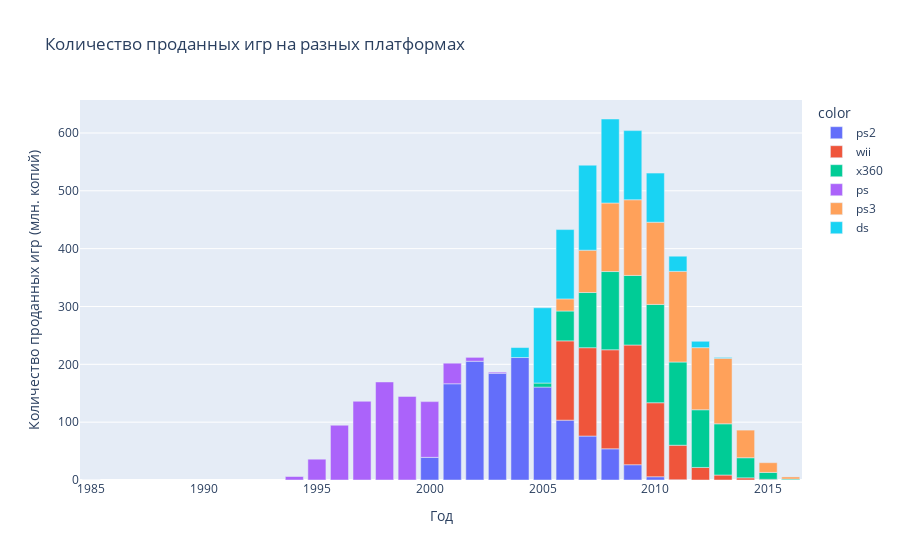

Notebook code for this chart:
### Markdown cell above
Выберем платформы с наибольшими суммарными продажами и построим распределение по годам.

### Code cell
sum_sales_data = (data
                  .query("platform in ['ps2', 'x360', 'ps3', 'wii', 'ds', 'ps']")
                  .groupby(['platform', 'year_of_release'])
                  .sum()
                  .sort_values(by='sum_sales', ascending=False)
                  .reset_index())

fig = px.bar(
    x=sum_sales_data['year_of_release'],
    y=sum_sales_data['sum_sales'],
    color=sum_sales_data['platform'],
    title='Количество проданных игр на разных платформах'
)

fig.update_layout(
    xaxis_title="Год",
    yaxis_title="Количество проданных игр (млн. копий)"
)

fig.show()

### Figure 1 — Plotly figure (JSON) as saved in the notebook; plotly's stock layout.template omitted (floating-point values rounded to 4 significant figures)
{"data": [{"alignmentgroup": "True", "hovertemplate": "color=ps2<br>x=%{x}<br>y=%{y}<extra></extra>", "legendgroup": "ps2", "marker": {"color": "#636efa", "pattern": {"shape": ""}}, "name": "ps2", "offsetgroup": "ps2", "orientation": "v", "showlegend": true, "textposition": "auto", "x": [2004, 2002, 2003, 2001, 2005, 2006, 2007, 2008, 2000, 2009, 2010, 2011], "xaxis": "x", "y": [211.8, 205.4, 184.4, 166.4, 160.6, 103.4, 76.0, 53.91, 39.16, 26.41, 5.641, 0.45], "yaxis": "y", "type": "bar"}, {"alignmentgroup": "True", "hovertemplate": "color=wii<br>x=%{x}<br>y=%{y}<extra></extra>", "legendgroup": "wii", "marker": {"color": "#EF553B", "pattern": {"shape": ""}}, "name": "wii", "offsetgroup": "wii", "orientation": "v", "showlegend": true, "textposition": "auto", "x": [2009, 2008, 2007, 2006, 2010, 2011, 2012, 2013, 2014, 2015, 2016], "xaxis": "x", "y": [207.0, 171.2, 152.8, 137.1, 127.9, 59.66, 21.7, 8.594, 3.75, 1.141, 0.1799], "yaxis": "y", "type": "bar"}, {"alignmentgroup": "True", "hovertemplate": "color=x360<br>x=%{x}<br>y=%{y}<extra></extra>", "legendgroup": "x360", "marker": {"color": "#00cc96", "pattern": {"shape": ""}}, "name": "x360", "offsetgroup": "x360", "orientation": "v", "showlegend": true, "textposition": "auto", "x": [2010, 2011, 2008, 2009, 2012, 2007, 2013, 2006, 2014, 2015, 2005, 2016], "xaxis": "x", "y": [170.0, 143.9, 135.2, 120.2, 99.75, 95.38, 88.56, 51.62, 34.75, 11.96, 7.0, 1.521], "yaxis": "y", "type": "bar"}, {"alignmentgroup": "True", "hovertemplate": "color=ps<br>x=%{x}<br>y=%{y}<extra></extra>", "legendgroup": "ps", "marker": {"color": "#ab63fa", "pattern": {"shape": ""}}, "name": "ps", "offsetgroup": "ps", "orientation": "v", "showlegend": true, "textposition": "auto", "x": [1998, 1999, 1997, 2000, 1996, 1995, 2001, 2002, 1994, 2003], "xaxis": "x", "y": [169.5, 144.5, 136.1, 96.38, 94.69, 35.97, 35.59, 6.668, 6.031, 2.07], "yaxis": "y", "type": "bar"}, {"alignmentgroup": "True", "hovertemplate": "color=ps3<br>x=%{x}<br>y=%{y}<extra></extra>", "legendgroup": "ps3", "marker": {"color": "#FFA15A", "pattern": {"shape": ""}}, "name": "ps3", "offsetgroup": "ps3", "orientation": "v", "showlegend": true, "textposition": "auto", "x": [2011, 2010, 2009, 2008, 2013, 2012, 2007, 2014, 2006, 2015, 2016], "xaxis": "x", "y": [156.8, 142.1, 130.9, 118.5, 113.2, 107.4, 73.19, 47.75, 20.97, 16.83, 3.6], "yaxis": "y", "type": "bar"}, {"alignmentgroup": "True", "hovertemplate": "color=ds<br>x=%{x}<br>y=%{y}<extra></extra>", "legendgroup": "ds", "marker": {"color": "#19d3f3", "pattern": {"shape": ""}}, "name": "ds", "offsetgroup": "ds", "orientation": "v", "showlegend": true, "textposition": "auto", "x": [2007, 2008, 2005, 2006, 2009, 2010, 2011, 2004, 2012, 2013, 1985], "xaxis": "x", "y": [147.0, 145.2, 130.1, 119.8, 119.6, 85.0, 26.19, 17.27, 11.01, 1.54, 0.02], "yaxis": "y", "type": "bar"}], "layout": {"xaxis": {"anchor": "y", "domain": [0.0, 1.0], "title": {"text": "Год"}}, "yaxis": {"anchor": "x", "domain": [0.0, 1.0], "title": {"text": "Количество проданных игр (млн. копий)"}}, "legend": {"title": {"text": "color"}, "tracegroupgap": 0}, "title": {"text": "Количество проданных игр на разных платформах"}, "barmode": "relative"}}
